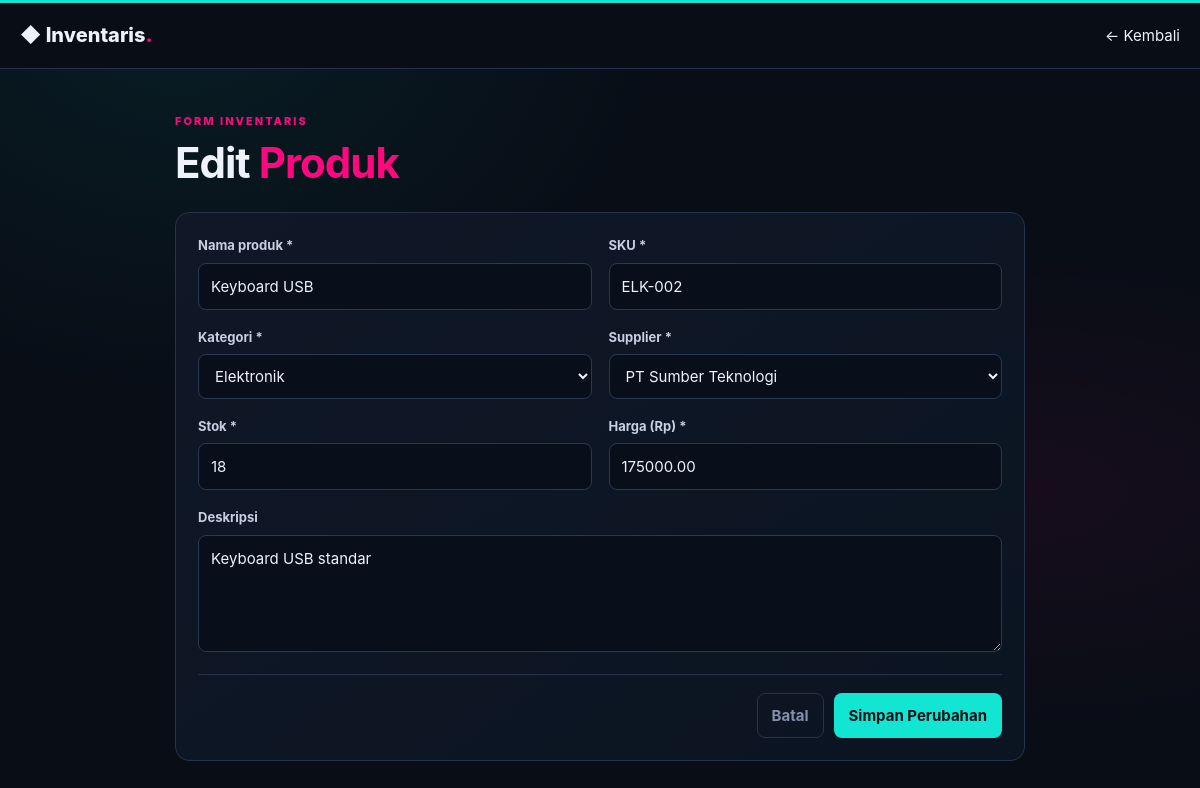
Page /edit.php?id=2 on the committed database.
### tables this page shows
CREATE TABLE products (
 id INT UNSIGNED AUTO_INCREMENT PRIMARY KEY,
 category_id INT UNSIGNED NOT NULL,
 supplier_id INT UNSIGNED NOT NULL,
 sku VARCHAR(40) NOT NULL UNIQUE,
 name VARCHAR(150) NOT NULL,
 description TEXT NULL,
 stock INT UNSIGNED NOT NULL DEFAULT 0,
 price DECIMAL(12,2) UNSIGNED NOT NULL DEFAULT 0.00,
 created_at TIMESTAMP DEFAULT CURRENT_TIMESTAMP,
 updated_at TIMESTAMP DEFAULT CURRENT_TIMESTAMP ON UPDATE CURRENT_TIMESTAMP,
 CONSTRAINT fk_product_category FOREIGN KEY (category_id) REFERENCES categories(id) ON UPDATE CASCADE ON DELETE RESTRICT,
 CONSTRAINT fk_product_supplier FOREIGN KEY (supplier_id) REFERENCES suppliers(id) ON UPDATE CASCADE ON DELETE RESTRICT,
 INDEX idx_product_name (name)
);

CREATE TABLE categories (
 id INT UNSIGNED AUTO_INCREMENT PRIMARY KEY,
 name VARCHAR(100) NOT NULL UNIQUE,
 description VARCHAR(255) NULL,
 created_at TIMESTAMP DEFAULT CURRENT_TIMESTAMP
);

CREATE TABLE suppliers (
 id INT UNSIGNED AUTO_INCREMENT PRIMARY KEY,
 name VARCHAR(150) NOT NULL,
 phone VARCHAR(30) NULL,
 email VARCHAR(150) NULL UNIQUE,
 created_at TIMESTAMP DEFAULT CURRENT_TIMESTAMP
);

### app/ProductRepository.php (called while the page is built, shortened)
<?php
final class ProductRepository {
    public function categories(): array { return $this->pdo->query('SELECT id,name FROM categories ORDER BY name')->fetchAll(); }
    public function suppliers(): array { return $this->pdo->query('SELECT id,name FROM suppliers ORDER BY name')->fetchAll(); }
    public function find(int $id): ?array {
        $s=$this->pdo->prepare('SELECT * FROM products WHERE id=?'); $s->execute([$id]); return $s->fetch() ?: null;
    }
}

### app/helpers.php (called while the page is built, shortened)
<?php
function e(mixed $v): string { return htmlspecialchars((string)($v ?? ''), ENT_QUOTES | ENT_SUBSTITUTE, 'UTF-8'); }

### public/edit.php (the view, shortened to what this page needs)
<?php
require_once __DIR__.'/../config/database.php'; require_once __DIR__.'/../app/helpers.php'; require_once __DIR__.'/../app/ProductRepository.php';
$pdo=Database::connection(); $repo=new ProductRepository($pdo); $id=filter_input(INPUT_GET,'id',FILTER_VALIDATE_INT);
$p=$repo->find((int)$id); if(!$p){flash('error','Produk tidak ditemukan.');go('index.php');}
$cats=$repo->categories();$sup=$repo->suppliers();$errors=[];$d=$p;
?><!doctype html><html lang="id"><head><link rel="stylesheet" href="assets/style.css"></head><body><header class="top"><div class="wrap topin"><a class="brand" href="index.php">◆ Inventaris<span>.</span></a><a href="index.php">← Kembali</a></div></header><main class="wrap page narrow"><section class="hero"><p class="eyebrow">FORM INVENTARIS</p><h1>Edit <em>Produk</em></h1></section>
<form class="panel form" method="post"><input type="hidden" name="csrf" value="<?=e(csrf())?>"><div class="grid">
<div class="field"><label>Nama produk *</label><input name="name" maxlength="150" required value="<?=e($d['name'])?>"></div><div class="field"><label>SKU *</label><input name="sku" maxlength="40" required value="<?=e($d['sku'])?>"></div>
<div class="field"><label>Kategori *</label><select name="category_id" required><option value="">Pilih kategori</option><?php foreach($cats as $c):?><option value="<?=(int)$c['id']?>" <?=((string)$d['category_id']===(string)$c['id'])?'selected':''?>><?=e($c['name'])?></option><?php endforeach;?></select></div>
<div class="field"><label>Supplier *</label><select name="supplier_id" required><option value="">Pilih supplier</option><?php foreach($sup as $s):?><option value="<?=(int)$s['id']?>" <?=((string)$d['supplier_id']===(string)$s['id'])?'selected':''?>><?=e($s['name'])?></option><?php endforeach;?></select></div>
<div class="field"><label>Stok *</label><input type="number" name="stock" min="0" step="1" required value="<?=e($d['stock'])?>"></div><div class="field"><label>Harga (Rp) *</label><input type="number" name="price" min="0" step="0.01" required value="<?=e($d['price'])?>"></div>
<div class="field full"><label>Deskripsi</label><textarea name="description" rows="4"><?=e($d['description'])?></textarea></div></div><div class="formactions"><a class="btn ghost" href="index.php">Batal</a><button class="btn primary">Simpan Perubahan</button></div></form></main></body></html>

### public/assets/style.css (style rules this page uses)
:root { --bg:#080d16;--panel:#101827;--text:#edf2fb;--muted:#8190a8;--border:#263349;--pink:#ff087f;--cyan:#12e6d2;--green:#0bd6a0;--danger:#ff477e }
* { box-sizing:border-box }
body { margin:0;color:var(--text);background:radial-gradient(ellipse at 15% 0%,rgba(0,221,207,.08),transparent 35%),radial-gradient(ellipse at 85% 60%,rgba(255,8,127,.06),transparent 38%),var(--bg);font:15px/1.55 Inter,system-ui,-apple-system,"Segoe UI",sans-serif }
a { color:inherit;text-decoration:none }
.wrap { width:min(1180px,calc(100% - 40px));margin:auto }
.top { border-top:3px solid var(--cyan);border-bottom:1px solid #263349;background:#080d16 }
.topin { min-height:65px;display:flex;align-items:center;justify-content:space-between;gap:16px }
.brand { font-weight:850;font-size:20px }
.brand span,em { color:var(--pink);font-style:normal }
.top small,.eyebrow { color:var(--cyan);font-size:11px;font-weight:800;letter-spacing:2px }
.page { padding:44px 0 60px }
.hero { margin-bottom:24px }
.eyebrow { color:var(--pink);margin:0 0 8px }
h1 { margin:0;font-size:clamp(28px,4vw,42px);letter-spacing:-1px;line-height:1.2 }
.stats article,.panel { background:linear-gradient(145deg,#101827,#0b1421);border:1px solid var(--border);border-radius:14px }
.panel { padding:22px }
.btn { border:1px solid transparent;border-radius:8px;padding:10px 14px;display:inline-flex;align-items:center;justify-content:center;font:inherit;font-weight:750;cursor:pointer;white-space:nowrap }
.primary { background:var(--cyan);color:#081018 }
.ghost { background:transparent;color:var(--muted);border-color:var(--border) }
input,select,textarea { width:100%;min-width:0;padding:11px 12px;color:var(--text);background:#080f1b;border:1px solid #2a3950;border-radius:8px;font:inherit }
.narrow { max-width:850px }
.form { margin-top:20px }
.grid { display:grid;grid-template-columns:1fr 1fr;gap:17px }
.field { display:flex;flex-direction:column;gap:7px }
.field label { font-size:13px;font-weight:700;color:#c6d0e0 }
.full { grid-column:1/-1 }
textarea { resize:vertical }
.formactions { display:flex;justify-content:flex-end;gap:10px;border-top:1px solid var(--border);padding-top:18px;margin-top:22px }

### rows in the picture
products: name "Keyboard USB", sku "ELK-002", category_id "Elektronik", supplier_id "PT Sumber Teknologi", stock "18", price "175000.00", description "Keyboard USB standar"
